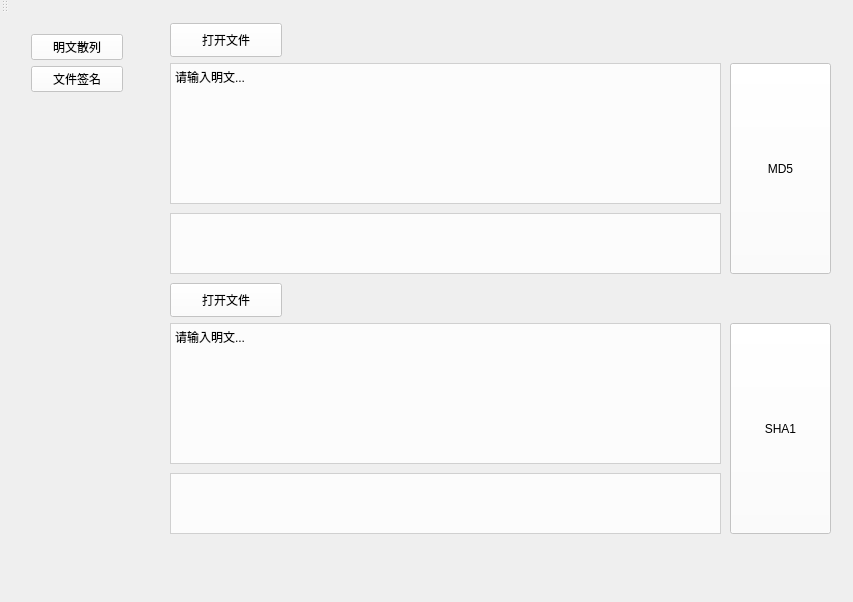
<?xml version="1.0" encoding="UTF-8"?>
<ui version="4.0">
 <class>HASHClass</class>
 <widget class="QMainWindow" name="HASHClass">
  <property name="geometry">
   <rect>
    <x>0</x>
    <y>0</y>
    <width>853</width>
    <height>602</height>
   </rect>
  </property>
  <property name="windowTitle">
   <string>HASH</string>
  </property>
  <property name="styleSheet">
   <string notr="true">border-top-color: rgb(170, 255, 255);</string>
  </property>
  <widget class="QWidget" name="centralWidget">
   <property name="styleSheet">
    <string notr="true">
        #centralWidget{border-image: url(:/HASH/Resources/images/nanyou.jpg);}
</string>
   </property>
   <widget class="QStackedWidget" name="stackedWidget">
    <property name="geometry">
     <rect>
      <x>150</x>
      <y>0</y>
      <width>711</width>
      <height>531</height>
     </rect>
    </property>
    <property name="currentIndex">
     <number>0</number>
    </property>
    <widget class="QWidget" name="page">
     <widget class="QPlainTextEdit" name="input_plaintext">
      <property name="geometry">
       <rect>
        <x>20</x>
        <y>50</y>
        <width>551</width>
        <height>141</height>
       </rect>
      </property>
      <property name="styleSheet">
       <string notr="true">background-color: rgba(255, 255, 255, 200);
font: 9pt &quot;Consolas&quot;;</string>
      </property>
      <property name="plainText">
       <string>请输入明文...</string>
      </property>
     </widget>
     <widget class="QPushButton" name="Butn_compute">
      <property name="geometry">
       <rect>
        <x>580</x>
        <y>50</y>
        <width>101</width>
        <height>211</height>
       </rect>
      </property>
      <property name="styleSheet">
       <string notr="true">font: 75 14pt &quot;Consolas&quot;;
background-color: rgba(255, 255, 255, 200);</string>
      </property>
      <property name="text">
       <string>MD5</string>
      </property>
     </widget>
     <widget class="QPlainTextEdit" name="input_plaintext_2">
      <property name="geometry">
       <rect>
        <x>20</x>
        <y>310</y>
        <width>551</width>
        <height>141</height>
       </rect>
      </property>
      <property name="styleSheet">
       <string notr="true">background-color: rgba(255, 255, 255, 200);
font: 9pt &quot;Consolas&quot;;</string>
      </property>
      <property name="plainText">
       <string>请输入明文...</string>
      </property>
     </widget>
     <widget class="QPushButton" name="btn_computeSHA1">
      <property name="geometry">
       <rect>
        <x>580</x>
        <y>310</y>
        <width>101</width>
        <height>211</height>
       </rect>
      </property>
      <property name="styleSheet">
       <string notr="true">font: 75 14pt &quot;Consolas&quot;;
background-color: rgba(255, 255, 255, 200);</string>
      </property>
      <property name="text">
       <string>SHA1</string>
      </property>
     </widget>
     <widget class="QPlainTextEdit" name="plainTextEdit_MD5">
      <property name="geometry">
       <rect>
        <x>20</x>
        <y>200</y>
        <width>551</width>
        <height>61</height>
       </rect>
      </property>
      <property name="styleSheet">
       <string notr="true">background-color: rgba(255, 255, 255, 200);
font: 9pt &quot;Consolas&quot;;</string>
      </property>
     </widget>
     <widget class="QPlainTextEdit" name="plainTextEdit_SHA1">
      <property name="geometry">
       <rect>
        <x>20</x>
        <y>460</y>
        <width>551</width>
        <height>61</height>
       </rect>
      </property>
      <property name="styleSheet">
       <string notr="true">background-color: rgba(255, 255, 255, 200);
font: 9pt &quot;Consolas&quot;;</string>
      </property>
     </widget>
     <widget class="QPushButton" name="Btn_openfile1">
      <property name="geometry">
       <rect>
        <x>20</x>
        <y>10</y>
        <width>112</width>
        <height>34</height>
       </rect>
      </property>
      <property name="styleSheet">
       <string notr="true">background-color: rgba(255, 255, 255, 200);</string>
      </property>
      <property name="text">
       <string>打开文件</string>
      </property>
     </widget>
     <widget class="QPushButton" name="Btn_openfile2">
      <property name="geometry">
       <rect>
        <x>20</x>
        <y>270</y>
        <width>112</width>
        <height>34</height>
       </rect>
      </property>
      <property name="styleSheet">
       <string notr="true">background-color: rgba(255, 255, 255, 200);</string>
      </property>
      <property name="text">
       <string>打开文件</string>
      </property>
     </widget>
    </widget>
    <widget class="QWidget" name="page_2"/>
   </widget>
   <widget class="QWidget" name="layoutWidget">
    <property name="geometry">
     <rect>
      <x>20</x>
      <y>10</y>
      <width>114</width>
      <height>478</height>
     </rect>
    </property>
    <layout class="QVBoxLayout" name="verticalLayout">
     <item>
      <widget class="QPushButton" name="Select_Button_plain">
       <property name="styleSheet">
        <string notr="true">font: 75 9pt &quot;楷体&quot;;
background-color: rgba(255, 255, 255, 200);
font: 10pt &quot;Agency FB&quot;;</string>
       </property>
       <property name="text">
        <string>明文散列</string>
       </property>
      </widget>
     </item>
     <item>
      <widget class="QPushButton" name="Select_Button_file">
       <property name="styleSheet">
        <string notr="true">font: 75 9pt &quot;楷体&quot;;
background-color: rgba(255, 255, 255, 200);
font: 10pt &quot;Agency FB&quot;;</string>
       </property>
       <property name="text">
        <string>文件签名</string>
       </property>
      </widget>
     </item>
     <item>
      <spacer name="verticalSpacer">
       <property name="orientation">
        <enum>Qt::Vertical</enum>
       </property>
       <property name="sizeHint" stdset="0">
        <size>
         <width>109</width>
         <height>388</height>
        </size>
       </property>
      </spacer>
     </item>
    </layout>
   </widget>
  </widget>
  <widget class="QMenuBar" name="menuBar">
   <property name="geometry">
    <rect>
     <x>0</x>
     <y>0</y>
     <width>853</width>
     <height>30</height>
    </rect>
   </property>
  </widget>
  <widget class="QToolBar" name="mainToolBar">
   <attribute name="toolBarArea">
    <enum>TopToolBarArea</enum>
   </attribute>
   <attribute name="toolBarBreak">
    <bool>false</bool>
   </attribute>
  </widget>
  <widget class="QStatusBar" name="statusBar"/>
 </widget>
 <layoutdefault spacing="6" margin="11"/>
 <resources>
  <include location="HASH.qrc"/>
 </resources>
 <connections/>
</ui>
